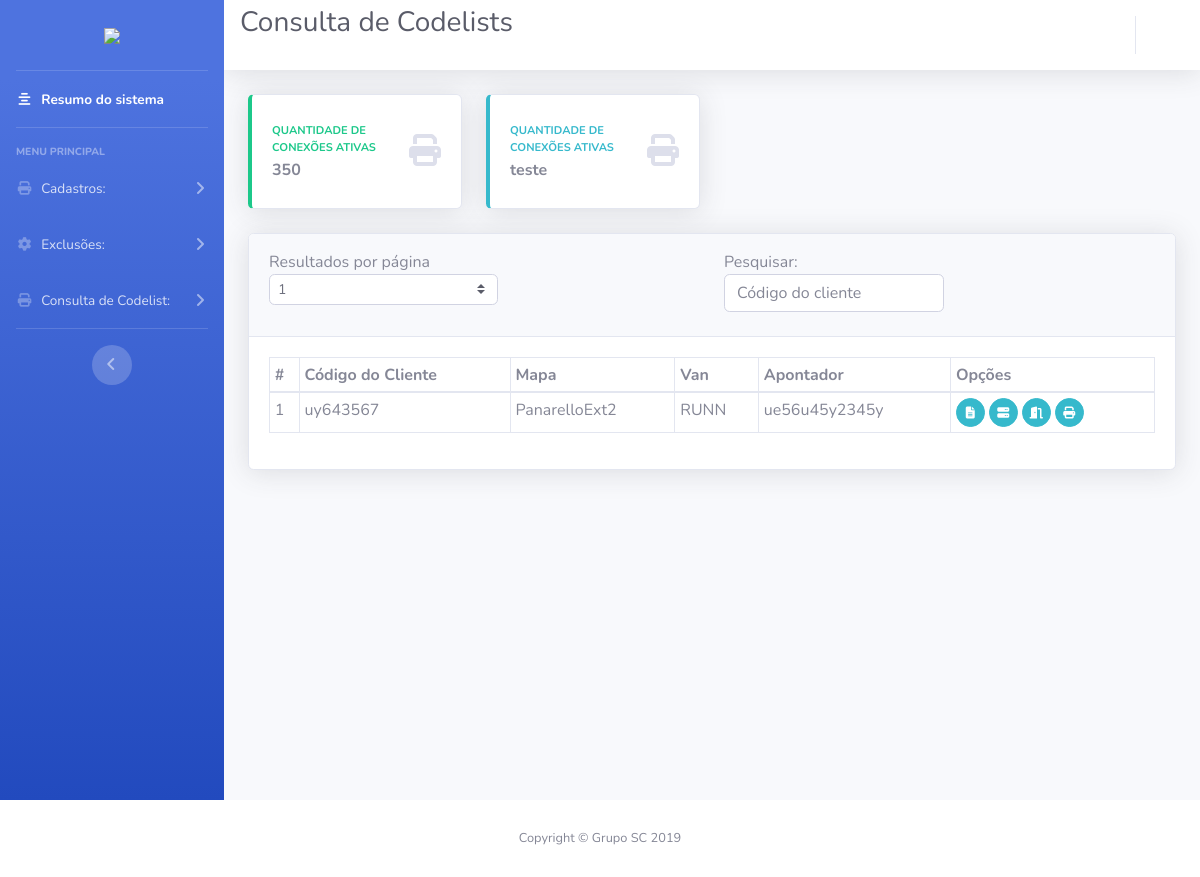
The page /santacruz_homolog/cons_codelists on the database its author committed.
### santacruz_homolog/models.py (models this page shows)
class Base(models.Model):
    criado = models.DateField('Data de Criacão', auto_now_add=True)
    modificado = models.DateField('Data de Modificação', auto_now=True)
    ativo = models.BooleanField('Ativo?', default=True)
    class Meta:
        abstract = True

class CodelistsSantaHomol(Base):
    codigo_cliente = models.CharField('Usuário a ser cadastrado', max_length=100, unique=True)
    mapa = models.CharField('Mapa', max_length=100, choices=MAPA_CHOICES)
    van = models.CharField('Van', max_length=100, choices=VAN_CHOICES)
    apontador = models.CharField('Apontador', max_length=100)
    quebra = models.CharField('Quebra', max_length=20, choices=QUEBRA_CHOICES)
    mapa_retorno_atendidos = models.CharField(max_length=100, choices=MAPA_RETORNO_ATENDIDOS)
    mapa_retorno_nao_atendidos = models.CharField(max_length=100, choices=MAPA_RETORNO_NAO_ATENDIDOS)
    extensao_retorno_itens_atendidos = models.CharField(max_length=10, choices=EXTENCAO)
    extensao_retorno_itens_nao_atendidos = models.CharField(max_length=10, choices=EXTENCAO)
    mascara_retorno_atendidos = models.CharField(max_length=100)
    mascara_retorno_nao_atendidos = models.CharField(max_length=100)
    sobrepoe_arquivo = models.CharField('Sobrepõe arquivo?', max_length=10, choices=CHOICES)
    mapa_retorno_nf = models.CharField(max_length=100, choices=MAPA_RETORNO_NF)
    mascara_nf = models.CharField('Máscara Nota Fiscal', max_length=100)
    extensao_nf = models.CharField('Extensão Nota Fiscal', max_length=10, choices=EXTENCAO_NF)
    sobrepoe_nf = models.BooleanField('Sobrepões NF?', choices=CHOICES_BIN)
    usuario_arquivo_preco = models.CharField('Usuário Arquivo Preço', max_length=100)
    mascara_remessa_arq_preco = models.CharField('Máscara Remessa ARQ Preço', max_length=100)
    move_arq_preco = models.BooleanField('Move ARQ preço?', choices=CHOICES_BIN)
    diretorio_arq_preco = models.CharField('Diretório ARQ Preço', max_length=100)

### santacruz_homolog/views.py (the view)
# urls.py: path('cons_codelists', views.cons_codelists, name='cons_codelists'),
def cons_codelists(request):
    objects = CodelistsSantaHomol.objects.all()
    context = {
        'codelists': objects
    }
    return render(request, 'santacruz_homolog/cons_codelists.html', context)

### templates/santacruz_homolog/cons_codelists.html (shortened to what this page needs)
{% load bootstrap4 %}
{% load static %}
<!DOCTYPE html>
<html lang="pt-BR" xmlns="http://www.w3.org/1999/html">
<head>
  {% bootstrap_css %}
  <link rel="stylesheet" href="{% static 'css/sb-admin-2.min.css' %}">
</head>
<body id="page-top">
  <div id="wrapper">
    {% include 'santacruz_homolog/functions_sch/menu.html' %}
    <div id="content-wrapper" class="d-flex flex-column">
      <div id="content">
        <nav class="navbar navbar-expand navbar-light bg-white topbar mb-4 static-top shadow">
          <div class="d-sm-flex align-items-center justify-content-between mb-4">
            <h1 class="h3 mb-0 text-gray-800">Consulta de Codelists</h1>
          </div>
          {% include 'santacruz_homolog/functions_sch/topbar.html' %}
          <div class="container-fluid">
            <div class="row">
              <div class="col-xl-3 col-md-6 mb-4">
                <div class="card border-left-success shadow h-100 py-2">
                  <div class="card-body">
                    <div class="row no-gutters align-items-center">
                      <div class="col mr-2">
                        <div class="text-xs font-weight-bold text-success text-uppercase mb-1">Quantidade de conexões ativas</div>
                        <div class="h6 mb-0 font-weight-bold text-gray-550">350</div>
                      </div>
                      <div class="col-auto">
                        <i class="fas fa-print text-gray-300 fa-2x"></i>
                      </div>
                    </div>
                  </div>
                </div>
              </div>
              <div class="col-xl-3 col-md-6 mb-4">
                <div class="card border-left-info shadow h-100 py-2">
                  <div class="card-body">
                    <div class="row no-gutters align-items-center">
                      <div class="col mr-2">
                        <div class="text-xs font-weight-bold text-info text-uppercase mb-1">Quantidade de conexões ativas</div>
                        <div class="h6 mb-0 font-weight-bold text-gray-550">teste</div>
                      </div>
                      <div class="col-auto">
                        <i class="fas fa-print text-gray-300 fa-2x"></i>
                      </div>
                    </div>
                  </div>
                </div>
              </div>
            </div>
            <div class="card shadow mb-4">
              <div class="card-header py-3">
                <div class="row">
                  <div class="col-sm-12 col-md-6">
                    <div class="dataTables_length" id="example_length">
                      <label>
                        Resultados por página
                        <select name="example_length" aria-controls="example" class="custom-select custom-select-sm form-control form-control-sm">
                          <option value="10">1</option>
                        </select>
                      </label>
                    </div>
                  </div>
                  <div class="col-sm-12 col-md-6">
                    <div id="example_filter" class="dataTables_filter">
                      <label>
                        Pesquisar:
                        <form method="GET" action=".">
                          <input type="text" id="search" name="search" class="form-control" placeholder="Código do cliente">
                        </form>
                      </label>
                    </div>
                  </div>
                </div>
              </div>
              <div class="card-body">
                <div class="table-responsive">
                  <table class="table table-bordered table-sm" id="dataTable" width="100%" cellspacing="0">
                    <thead>
                      <tr>
                        <th scope='col'>#</th>
                        <th scope='col'>Código do Cliente</th>
                        <th scope='col'>Mapa</th>
                        <th scope='col'>Van</th>
                        <th scope='col'>Apontador</th>
                        <th scope='col'>Opções</th>
                      </tr>
                    </thead>
                      <tbody>
                        {% for code in codelists %}
                          <tr>
                            <td scope="row">{{ code.id }}</td>
                            <td scope="row">{{ code.codigo_cliente }}</td>
                            <td scope="row">{{ code.mapa }}</td>
                            <td scope="row">{{ code.van }}</td>
                            <td scope="row">{{ code.apontador }}</td>
                            <td scope="row">
          						<a href="#modal{{ code.id }}" class="btn btn-info btn-circle btn-sm" data-placement="top" title="Visualizar Codelist" data-toggle="modal"><i class="fas fa-file-alt" aria-hidden="true"></i></a>
          						<a href="#" class="btn btn-info btn-circle btn-sm" data-placement="top" title="Atualização de IP" data-toggle="modal"><i class="fas fa-server" aria-hidden="true"  data-toggle="modal" data-target="#view-modal" data-id="<?php echo $row['id']; ?>" id="getUser"></i></a>
          						<a href="#" class="btn btn-info btn-circle btn-sm" data-placement="top" title="Atualização de Porta!!!" data-toggle="modal"><i class="fas fa-door-open" aria-hidden="true" data-toggle="modal"  data-target="#view-modal1" data-id="<?php echo $row['id']; ?>" id="getUser1"></i></a>
                                <a href="#" class="btn btn-info btn-circle btn-sm" data-placement="top" title="Operações Spool" data-toggle="modal"><i class="fa fa-print" aria-hidden="true" data-toggle="modal"  data-target="#view-modal3" data-id="<?php echo $row['id']; ?>" id="getUser3"></i></a>
                          </tr>
                        {% endfor %}
                      </tbody>
                  </table>
                </div>
              </div>
            </div>
            </div>
          </div>
        </div>
      </div>
    <footer class="sticky-footer bg-white">
      <div class="container my-auto">
        <div class="copyright text-center my-auto">
          <span>Copyright &copy; Grupo SC 2019</span>
        </div>
      </div>
    </footer>
</body>
</html>

### rows shown on the page
CodelistsSantaHomol: id "1", codigo_cliente "uy643567", mapa "PanarelloExt2", van "RUNN", apontador "ue56u45y2345y"
